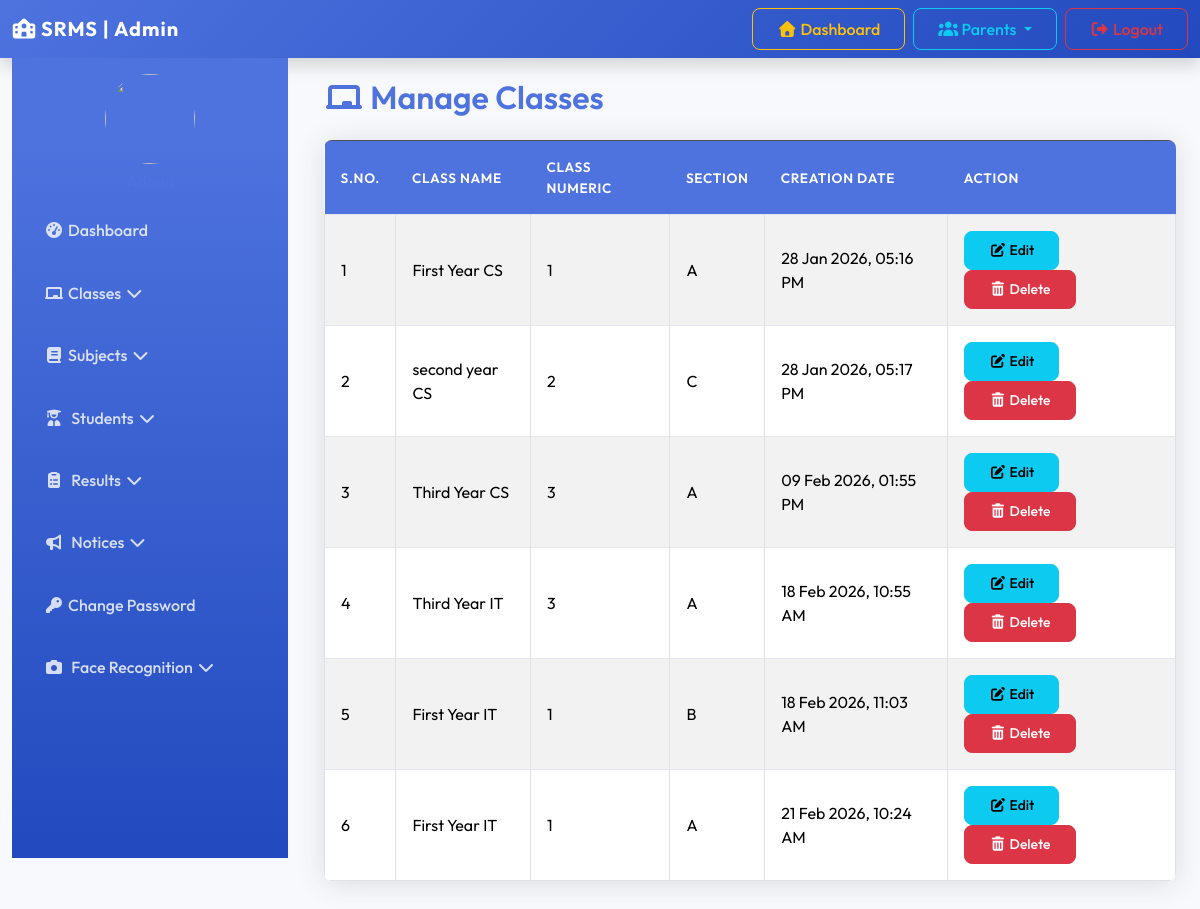
Page /manage_classes/ (signed in) on the committed database.
### resultapp/models.py (models this page shows, shortened)
class Class(models.Model):
    class_name = models.CharField(max_length=100)
    class_numeric = models.IntegerField()
    section = models.CharField(max_length=10)
    creation_date = models.DateTimeField(auto_now_add=True)
    updation_date = models.DateTimeField(auto_now=True)
    class Meta:
        verbose_name_plural = "Classes"

### resultapp/views.py (the view, shortened to what this page needs)
# urls.py: path('manage_classes/', manage_classes, name='manage_classes'),
@login_required
def manage_classes(request):
    classes = Class.objects.all()
    return render(request, 'manage_classes.html', {'classes': classes})

### resultapp/templates/manage_classes.html (shortened to what this page needs)
{% extends 'admin_base.html' %}
{% load static %}
{% block content %}
<div class="container">
    <h2 class="mb-4"><i class="fas fa-chalkboard"></i> Manage Classes</h2>
    <table class="table table-bordered table-striped">
        <thead class="table-dark">
            <tr>
                <th>S.No.</th>
                <th>Class Name</th>
                <th>Class Numeric</th>
                <th>Section</th>
                <th>Creation Date</th>
                <th>Action</th>
            </tr>
        </thead>
        <tbody>
            {% for c in classes %}
            <tr>
                <td>{{ forloop.counter }}</td>
                <td>{{ c.class_name }}</td>
                <td>{{ c.class_numeric }}</td>
                <td>{{ c.section }}</td>
                <td>{{ c.creation_date|date:"d M Y, h:i A" }}</td>
                <td>
                    <a href="{% url 'edit_class' c.id %}" class="btn btn-info btn-sm"><i class="fas fa-edit"></i> Edit</a>
                    <a href="{% url 'manage_classes' %}?delete={{ c.id }}" onclick="return confirm('Are you sure you want to delete this class?')" class="btn btn-danger btn-sm"><i class="fas fa-trash-alt"></i> Delete</a>
                </td>
            </tr>
            {% empty %}
            <tr>
                <td colspan="6" class="text-center"> No classes found.</td>
            </tr>
          {% endfor %}
        </tbody>
    </table>
</div>
{% endblock %}

### resultapp/static/css/style.css (style rules this page uses)
:root { --primary-color: #4e73df; --secondary-color: #858796; --success-color: #1cc88a; --info-color: #36b9cc; --warning-color: #f6c23e; --danger-color: #e74a3b; --light-bg: #f8f9fc; --dark-text: #5a5c69; --card-shadow: 0 .15rem 1.75rem 0 rgba(58, 59, 69, .15); }
body { font-family: 'Outfit', sans-serif; background-color: var(--light-bg); color: var(--dark-text); }
h1, h2, h3, h4, h5, h6 { font-weight: 600; color: #4e73df; }
.btn { border-radius: 0.5rem; padding: 0.5rem 1.5rem; font-weight: 500; transition: all 0.2s; }
.table { background-color: #fff; border-radius: 0.5rem; overflow: hidden; box-shadow: 0 0.15rem 1.75rem 0 rgba(58, 59, 69, 0.15); }
.table thead th { background-color: #4e73df; color: #fff; border: none; font-weight: 600; text-transform: uppercase; font-size: 0.85rem; letter-spacing: 0.05em; }
.table-striped tbody tr:nth-of-type(odd) { background-color: rgba(0, 0, 0, 0.02); }
.table td, .table th { vertical-align: middle; padding: 1rem; border-top: 1px solid #e3e6f0; }

### rows in the picture
Class: class_name "First Year CS", class_numeric "1", section "A", creation_date "28 Jan 2026, 05:16 PM"
Class: class_name "second year CS", class_numeric "2", section "C", creation_date "28 Jan 2026, 05:17 PM"
Class: class_name "Third Year CS", class_numeric "3", section "A", creation_date "09 Feb 2026, 01:55 PM"
Class: class_name "Third Year IT", class_numeric "3", section "A", creation_date "18 Feb 2026, 10:55 AM"
Class: class_name "First Year IT", class_numeric "1", section "B", creation_date "18 Feb 2026, 11:03 AM"
Class: class_name "First Year IT", class_numeric "1", section "A", creation_date "21 Feb 2026, 10:24 AM"
